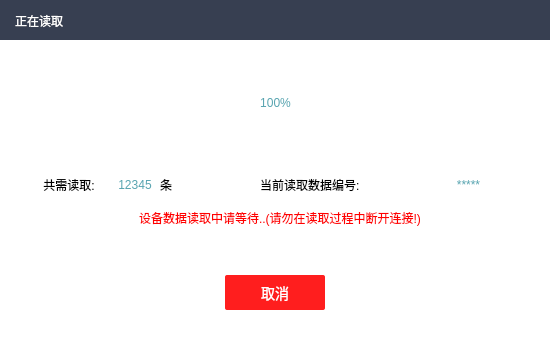
<?xml version="1.0" encoding="UTF-8"?>
<ui version="4.0">
 <class>myProgressBox</class>
 <widget class="QDialog" name="myProgressBox">
  <property name="geometry">
   <rect>
    <x>0</x>
    <y>0</y>
    <width>550</width>
    <height>350</height>
   </rect>
  </property>
  <property name="windowTitle">
   <string>Dialog</string>
  </property>
  <property name="styleSheet">
   <string notr="true">QDialog#myProgressBox{
	background-color: rgb(255, 255, 255);
}</string>
  </property>
  <widget class="QWidget" name="widget" native="true">
   <property name="geometry">
    <rect>
     <x>0</x>
     <y>0</y>
     <width>550</width>
     <height>40</height>
    </rect>
   </property>
   <property name="minimumSize">
    <size>
     <width>550</width>
     <height>40</height>
    </size>
   </property>
   <property name="styleSheet">
    <string notr="true">QWidget#widget{
	background-color: rgb(55, 63, 81);
}</string>
   </property>
   <widget class="QLabel" name="lab_title">
    <property name="geometry">
     <rect>
      <x>15</x>
      <y>8</y>
      <width>76</width>
      <height>25</height>
     </rect>
    </property>
    <property name="styleSheet">
     <string notr="true">font: 75 14pt &quot;Agency FB&quot;;
background-color: rgb(55, 63, 81);
color: rgb(255, 255, 255);</string>
    </property>
    <property name="text">
     <string>正在读取</string>
    </property>
   </widget>
   <widget class="QPushButton" name="btn_close">
    <property name="geometry">
     <rect>
      <x>510</x>
      <y>0</y>
      <width>40</width>
      <height>40</height>
     </rect>
    </property>
    <property name="focusPolicy">
     <enum>Qt::StrongFocus</enum>
    </property>
    <property name="styleSheet">
     <string notr="true">QToolTip{border:1px solid rgb(118, 118, 118); background-color: #ffffff; color:#484848; font-size:12px;}
QPushButton:hover{border: no;
background-image:url(:/images/btnClose_mini.png);}
QPushButton{border: no;
background-image: url(:/images/btnClose_mini_norm.png);}</string>
    </property>
    <property name="text">
     <string/>
    </property>
   </widget>
  </widget>
  <widget class="QPushButton" name="btn_cancel">
   <property name="geometry">
    <rect>
     <x>225</x>
     <y>275</y>
     <width>100</width>
     <height>35</height>
    </rect>
   </property>
   <property name="sizePolicy">
    <sizepolicy hsizetype="Fixed" vsizetype="Fixed">
     <horstretch>0</horstretch>
     <verstretch>0</verstretch>
    </sizepolicy>
   </property>
   <property name="minimumSize">
    <size>
     <width>100</width>
     <height>35</height>
    </size>
   </property>
   <property name="styleSheet">
    <string notr="true">QPushButton{ font: bold large 'SourceHanSansK-Regular';font-size:14px;
                                border: 0px solid;
                                background-color:rgba(255, 30, 30, 1);
                                color:rgba(255, 255, 255,1);
                                border-radius: 2px;
                                }
                                QPushButton:disabled{
                                background-color:#DCDCDC;
                                border-radius:2px;
                                color:#FFFFFF;    
                                }
                                QPushButton:hover{
                                border: 0px solid;
                                background-color:rgba(255, 87, 87,1);
                                color:rgba(255, 255, 255,1);
                                border-radius:2px;
                                opacity:0.2;
                                }
                                QPushButton:pressed{
                                background-color:rgba(56, 60, 73,1);
                                color:rgba(255, 255, 255,1);
                                border-radius:2px;
                                }</string>
   </property>
   <property name="text">
    <string>取消</string>
   </property>
  </widget>
  <widget class="QLabel" name="lab_num">
   <property name="geometry">
    <rect>
     <x>200</x>
     <y>79</y>
     <width>151</width>
     <height>48</height>
    </rect>
   </property>
   <property name="minimumSize">
    <size>
     <width>0</width>
     <height>48</height>
    </size>
   </property>
   <property name="maximumSize">
    <size>
     <width>16777215</width>
     <height>48</height>
    </size>
   </property>
   <property name="styleSheet">
    <string notr="true">background-color: rgb(255, 255, 255);
color: rgba(88,164,176,1);
font: 48pt &quot;黑体&quot;;</string>
   </property>
   <property name="text">
    <string>100%</string>
   </property>
   <property name="alignment">
    <set>Qt::AlignCenter</set>
   </property>
  </widget>
  <widget class="picProgress" name="widget_MyProgress" native="true">
   <property name="geometry">
    <rect>
     <x>34</x>
     <y>150</y>
     <width>482</width>
     <height>17</height>
    </rect>
   </property>
   <property name="sizePolicy">
    <sizepolicy hsizetype="Preferred" vsizetype="Preferred">
     <horstretch>0</horstretch>
     <verstretch>0</verstretch>
    </sizepolicy>
   </property>
   <property name="minimumSize">
    <size>
     <width>482</width>
     <height>17</height>
    </size>
   </property>
   <property name="maximumSize">
    <size>
     <width>482</width>
     <height>17</height>
    </size>
   </property>
  </widget>
  <widget class="QLabel" name="lab_info">
   <property name="geometry">
    <rect>
     <x>61</x>
     <y>193</y>
     <width>438</width>
     <height>34</height>
    </rect>
   </property>
   <property name="minimumSize">
    <size>
     <width>0</width>
     <height>34</height>
    </size>
   </property>
   <property name="maximumSize">
    <size>
     <width>16777215</width>
     <height>34</height>
    </size>
   </property>
   <property name="styleSheet">
    <string notr="true">color: rgb(255, 0, 0);
font: 13pt &quot;等线&quot;;
background-color: rgb(255, 255, 255);</string>
   </property>
   <property name="text">
    <string>设备数据读取中请等待..(请勿在读取过程中断开连接!)</string>
   </property>
   <property name="alignment">
    <set>Qt::AlignBottom|Qt::AlignHCenter</set>
   </property>
  </widget>
  <widget class="QLabel" name="lab_read">
   <property name="geometry">
    <rect>
     <x>40</x>
     <y>175</y>
     <width>71</width>
     <height>20</height>
    </rect>
   </property>
   <property name="styleSheet">
    <string notr="true">color: rgb(0, 0, 0);
background-color: rgb(255, 255, 255);
font: 12pt &quot;等线&quot;;</string>
   </property>
   <property name="text">
    <string> 共需读取:</string>
   </property>
  </widget>
  <widget class="QLabel" name="lab_readCount">
   <property name="geometry">
    <rect>
     <x>110</x>
     <y>175</y>
     <width>50</width>
     <height>20</height>
    </rect>
   </property>
   <property name="styleSheet">
    <string notr="true">color: rgba(88,164,176,1);
font: 12pt &quot;等线&quot;;
background-color: rgb(255, 255, 255);</string>
   </property>
   <property name="text">
    <string>12345</string>
   </property>
   <property name="alignment">
    <set>Qt::AlignCenter</set>
   </property>
  </widget>
  <widget class="QLabel" name="lab_read_2">
   <property name="geometry">
    <rect>
     <x>160</x>
     <y>175</y>
     <width>20</width>
     <height>20</height>
    </rect>
   </property>
   <property name="styleSheet">
    <string notr="true">color: rgb(0, 0, 0);
font: 12pt &quot;等线&quot;;
background-color: rgb(255, 255, 255);</string>
   </property>
   <property name="text">
    <string>条</string>
   </property>
  </widget>
  <widget class="QLabel" name="lab_now">
   <property name="geometry">
    <rect>
     <x>260</x>
     <y>175</y>
     <width>131</width>
     <height>20</height>
    </rect>
   </property>
   <property name="styleSheet">
    <string notr="true">color: rgb(0, 0, 0);
font: 12pt &quot;等线&quot;;
background-color: rgb(255, 255, 255);</string>
   </property>
   <property name="text">
    <string>当前读取数据编号:</string>
   </property>
  </widget>
  <widget class="QLabel" name="lab_nowCount">
   <property name="geometry">
    <rect>
     <x>393</x>
     <y>175</y>
     <width>151</width>
     <height>20</height>
    </rect>
   </property>
   <property name="styleSheet">
    <string notr="true">color: rgba(88,164,176,1);
font: 12pt &quot;等线&quot;;
background-color: rgb(255, 255, 255);</string>
   </property>
   <property name="text">
    <string>*****</string>
   </property>
   <property name="alignment">
    <set>Qt::AlignCenter</set>
   </property>
  </widget>
  <widget class="QLabel" name="labInfo">
   <property name="geometry">
    <rect>
     <x>240</x>
     <y>329</y>
     <width>301</width>
     <height>21</height>
    </rect>
   </property>
   <property name="styleSheet">
    <string notr="true">background-color: rgb(255, 255, 255);</string>
   </property>
   <property name="text">
    <string/>
   </property>
   <property name="alignment">
    <set>Qt::AlignRight|Qt::AlignTrailing|Qt::AlignVCenter</set>
   </property>
  </widget>
 </widget>
 <customwidgets>
  <customwidget>
   <class>picProgress</class>
   <extends>QWidget</extends>
   <header>myProgressBox/picprogress.h</header>
   <container>1</container>
  </customwidget>
 </customwidgets>
 <resources/>
 <connections/>
</ui>
